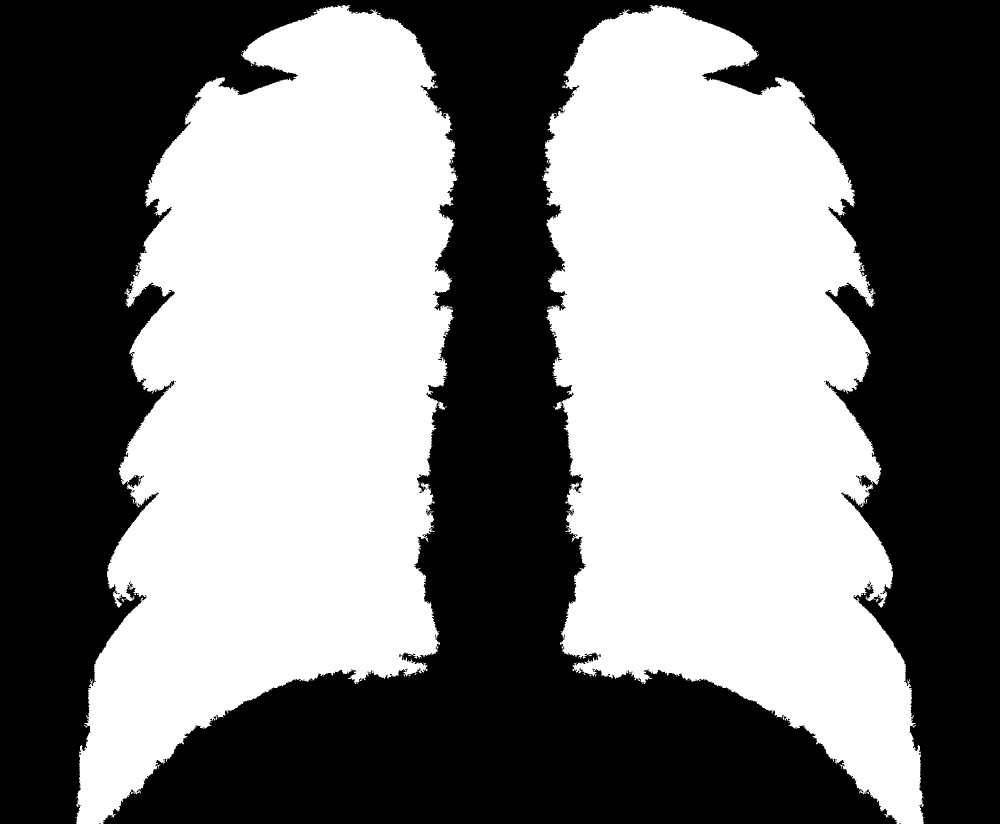
#> input picture mask/normal/IM-0016-0001.jpeg, 2000 x 1647 px, found by its file name (shown at 1/2 size); its folder holds 4 pictures in this run
$ jupyter execute --allow-errors 6_Heat_maps.ipynb
#> lines starting #> are read from the running program, lines starting #| are printed output that depends on the picture; after the words box and inside, x2 and y2 are one past the last pixel; in counts of white or black regions, pixels touching at a corner belong together; pictures that were not available may be replaced by others from this repository, and a replacement may not be noted
Imports and Loading Images

[cell 1]
import os
import numpy as np
import cv2
import torch
import torchvision.transforms as transforms
import torchvision.models as models
import matplotlib.pyplot as plt
from PIL import Image

def load_images(base_path, category):
    category_path = os.path.join(base_path, category)
    image_files = [os.path.join(category_path, f) for f in os.listdir(category_path) if f.endswith(('.jpeg', '.png', '.jpg'))]
    return image_files

def preprocess_images(image_paths, dimension):
#> called with dimension = 224
    images = [cv2.imread(img) for img in image_paths]
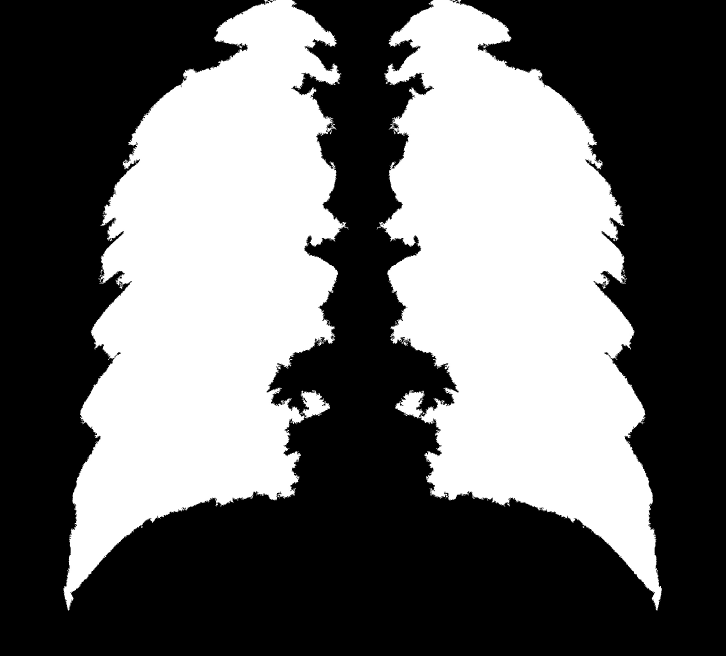
#> input picture mask/normal/IM-0025-0001.jpeg, 2176 x 1968 px, found by its file name (shown at 1/3 size)
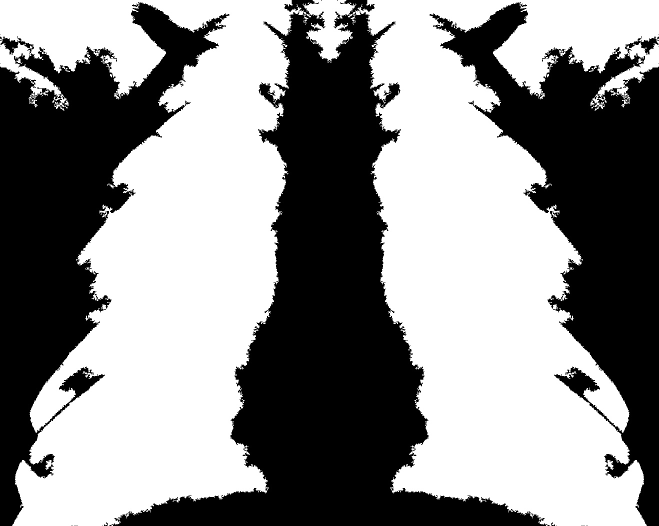
#> input picture mask/normal/IM-0030-0001.jpeg, 1318 x 1052 px, found by its file name (shown at 1/2 size)
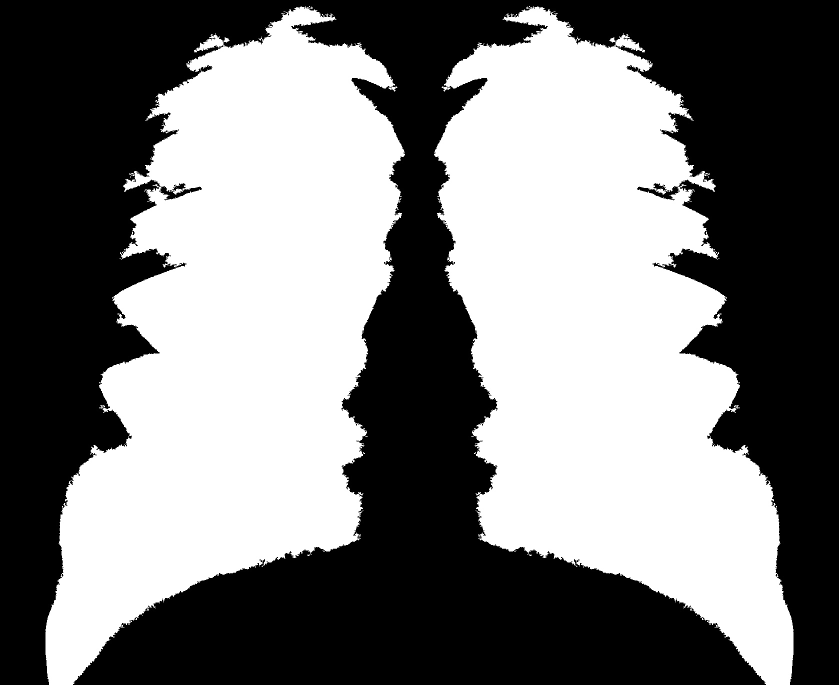
#> input picture mask/normal/IM-0036-0001.jpeg, 1678 x 1369 px, found by its file name (shown at 1/2 size)
#> images = 4 items
    images = [cv2.resize(img, (dimension, dimension)) for img in images]
    return images

# Set dataset path
base_path = "/content/drive/MyDrive/chest_xray/chest_xray"
test_path = os.path.join(base_path, 'test')

# Load images
normal_images = load_images(test_path, category='NORMAL')
pneumonia_images = load_images(test_path, category='PNEUMONIA')

dimension = 224
normal_images = preprocess_images(normal_images, dimension)
#> normal_images = 4 items
pneumonia_images = preprocess_images(pneumonia_images, dimension)
#> pneumonia_images = 1 item

normal_sample = normal_images[0]
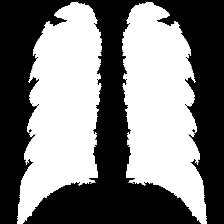
#> normal_sample: shape (224, 224, 3); min 0, max 255, mean 124.1
pneumonia_sample = pneumonia_images[0]

MARKER REMOVAL

[cell 2]
import cv2
import numpy as np
import matplotlib.pyplot as plt

def remove_text(image):
    gray_image = cv2.cvtColor(image, cv2.COLOR_BGR2GRAY)
    _, binary_mask = cv2.threshold(gray_image, 200, 255, cv2.THRESH_BINARY_INV)
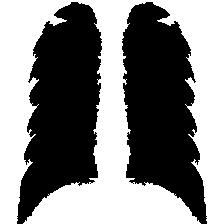
#> binary_mask: shape (224, 224); 51.5% white; 2 black regions, box (x1, y1, x2, y2) and area: (17, 2, 102, 224) 12170, (122, 2, 207, 224) 12170
    text_mask = cv2.bitwise_not(binary_mask)
    inpainted_image = cv2.inpaint(image, text_mask, inpaintRadius=3, flags=cv2.INPAINT_TELEA)
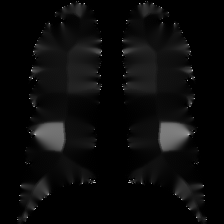
#> inpainted_image: shape (224, 224, 3); min 0, max 199, mean 10.9
    return inpainted_image

def show_marker_removal(original_img):
    marker_removed = remove_text(original_img)

    fig, axes = plt.subplots(1, 2, figsize=(10, 5))
    axes[0].imshow(cv2.cvtColor(original_img, cv2.COLOR_BGR2RGB))
    axes[0].set_title("Original Image")
    axes[0].axis('off')

    axes[1].imshow(cv2.cvtColor(marker_removed, cv2.COLOR_BGR2RGB))
    axes[1].set_title("Marker Removed")
    axes[1].axis('off')

    plt.show()

    return marker_removed

# Example usage
processed_image = show_marker_removal(normal_sample)
processed_image = show_marker_removal(pneumonia_sample)
